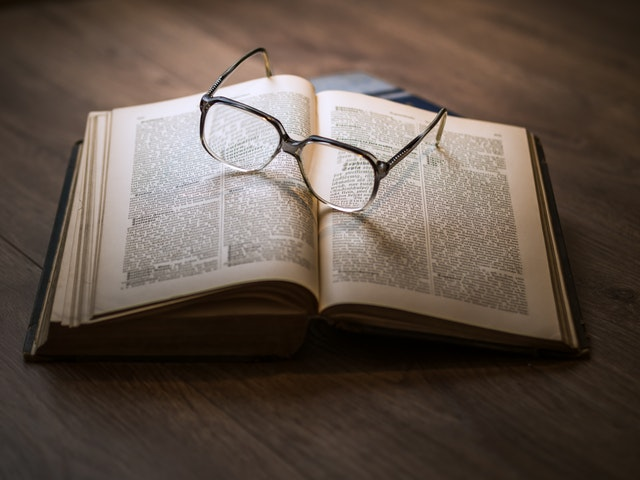
//> input picture img/book1.jpg, 640 x 480 px
$ ./code11_2   (built with g++ and OpenCV 4)
//> lines starting //> are read from the running program, lines starting //| are printed output that depends on the picture; after the words box and inside, x2 and y2 are one past the last pixel; in counts of white or black regions, pixels touching at a corner belong together
#include "opencv2/opencv.hpp"
#include <iostream>

using namespace std;
using namespace cv;

// [12 lines of commented-out code are left out]

int main() {
	/*
	// Code 11.2
	src = imread("C:/MICT/img/lenna.jpg", IMREAD_GRAYSCALE);
	imshow("src", src);

	namedWindow("result", WINDOW_AUTOSIZE);
	createTrackbar("Type: \n 0: Binary \n 1: Binary Inverted \n 2: Truncate \n 3: To Zoro \n 4: To Zero Inverted",
		"result", &threshold_type, max_type, MyThreshold);

	MyThreshold(0, 0);
	*/

	// Code 11.3
	Mat src = imread("C:/MICT/img/book1.jpg", IMREAD_GRAYSCALE);
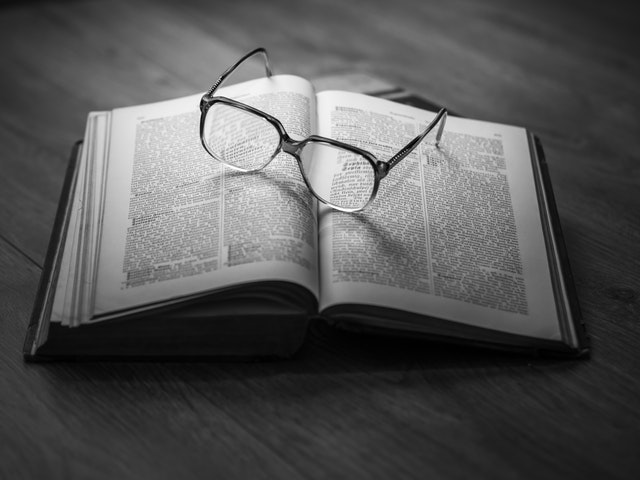
//> src: 480 rows x 640 cols, CV_8UC1; min 0, max 255, mean 85.2
	Mat img, th1, th2, th3, th4;
	medianBlur(src, img, 5);
	threshold(img, th1, 127, 255, THRESH_BINARY);
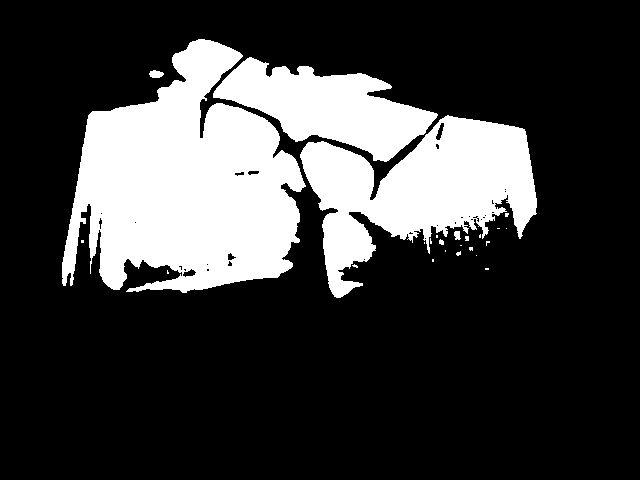
//> th1: 480 rows x 640 cols, CV_8UC1; 23.4% white; 25 white regions (19 under 20 px), largest, box (x1, y1, x2, y2) and area: (62, 39, 306, 293) 38822, (300, 115, 537, 298) 21277, (213, 57, 438, 162) 11617, (149, 70, 164, 78) 89, (454, 231, 461, 240) 48, (439, 239, 444, 245) 23
	adaptiveThreshold(img, th2, 255, ADAPTIVE_THRESH_MEAN_C, THRESH_BINARY, 11, 2);
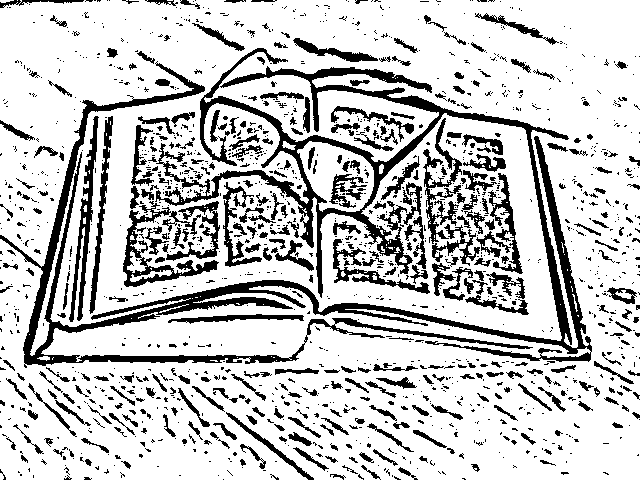
//> th2: 480 rows x 640 cols, CV_8UC1; 78.3% white; 1502 black regions (1151 under 20 px), largest, box (x1, y1, x2, y2) and area: (0, 48, 592, 368) 25982, (123, 201, 219, 287) 1932, (69, 116, 99, 322) 1532
	adaptiveThreshold(img, th3, 255, ADAPTIVE_THRESH_GAUSSIAN_C, THRESH_BINARY, 11, 2);
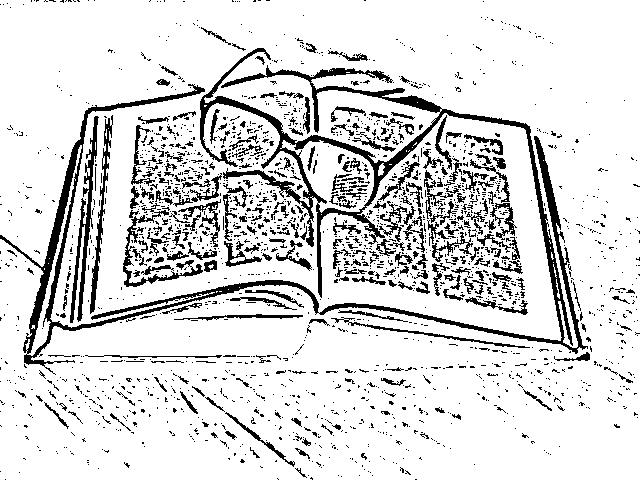
//> th3: 480 rows x 640 cols, CV_8UC1; 85.8% white; 2031 black regions (1761 under 20 px), largest, box (x1, y1, x2, y2) and area: (0, 48, 588, 375) 15670, (70, 116, 99, 323) 1382, (123, 203, 203, 287) 893

	imshow("Original", src);
	imshow("Global Thresholding", th1);
	imshow("Adaptive Mean", th2);
	imshow("Adaptive Gaussian", th3);

	waitKey();
	return 0;
}
